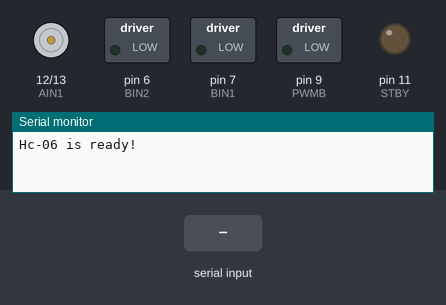
This sketch was run on a simulated Arduino Uno, built with avr-gcc and run on an emulated ATmega328P. On the bench: motor-driver pin pairs drawn as motors (green arrow = first pin HIGH = forward, orange = second pin HIGH = backward, longer = more drive, scaled by the enable pin, stopped while the standby pin is LOW), switched loads named in the sketch (green lamp = pin HIGH), output pins drawn as LEDs (lit = HIGH), the last lines printed to the serial monitor. Inputs (shaded band) come from the test bench.

Above: at 1.2 s.
1.3 s: "1" received over the second serial link
At 2.5 s:
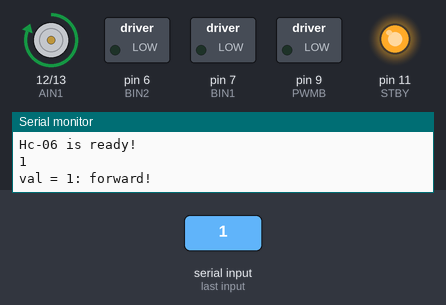
2.8 s: "0" received over the second serial link
At 3.8 s:
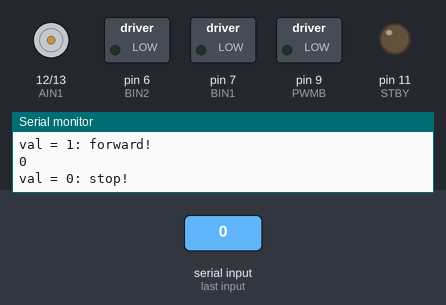
4.3 s: "2" received over the second serial link
At 4.9 s:
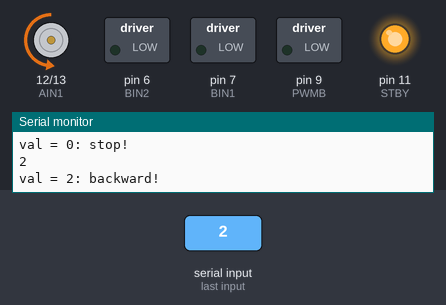
5.8 s: "0" received over the second serial link
At 6.1 s:
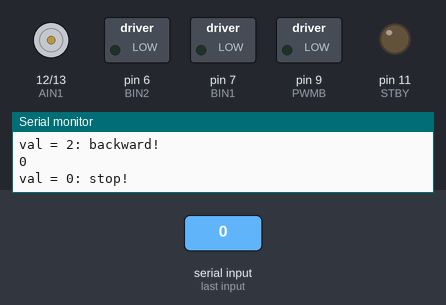
7.3 s: "1" received over the second serial link
At 8.4 s:
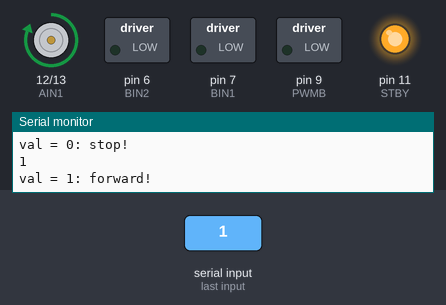
Timing chart, 0 to 9.8 s (numbered marks = the images above; inputs shaded):
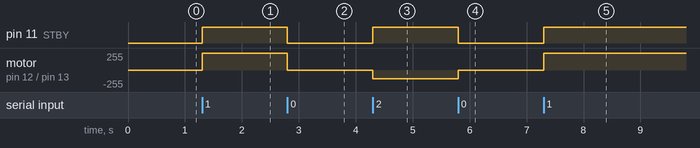

Measured:
- after the input at 1.3 s, pin 11 (STBY): LOW → HIGH at once; motor on pin 12 (AIN1) / pin 13 (AIN2): stopped → forward 255/255 at once
- after the input at 2.8 s, pin 11 (STBY): HIGH → LOW at once; motor on pin 12 (AIN1) / pin 13 (AIN2): forward 255/255 → stopped at once
- after the input at 4.3 s, pin 11 (STBY): LOW → HIGH at once; motor on pin 12 (AIN1) / pin 13 (AIN2): stopped → backward 128/255 at once
- after the input at 5.8 s, pin 11 (STBY): HIGH → LOW at once; motor on pin 12 (AIN1) / pin 13 (AIN2): backward 128/255 → stopped at once
- after the input at 7.3 s, pin 11 (STBY): LOW → HIGH at once; motor on pin 12 (AIN1) / pin 13 (AIN2): stopped → forward 255/255 at once

The sketch:

BT_and_Motor.ino
```cpp
#include <SoftwareSerial.h>
//使用软件串口，能将数字口模拟成串口
SoftwareSerial BT(2, 3);  //新建对象，板子的接收脚为2，发送脚为3
char val;  //存储接收的变量

int STBY = 11; //使能端
//Motor A
int PWMA = 10; //左电机PWM输出控制脚
int AIN1 = 12; //左电机正极
int AIN2 = 13; //左电机负极

//Motor B
int PWMB = 9; //右电机PWM输出控制脚
int BIN1 = 7; //右电机正极
int BIN2 = 6; //右电机负极

void stop();  // 停转控制函数
void runset(int motor, int speed, int direction);  //转动控制函数

void setup() {
  Serial.begin(9600);   //与电脑的串口连接
  Serial.println("Hc-06 is ready!");
  BT.begin(9600);  //设置波特率

  pinMode(STBY, OUTPUT);  // 引脚设置

  pinMode(PWMA, OUTPUT);
  pinMode(AIN1, OUTPUT);
  pinMode(AIN2, OUTPUT);

  pinMode(PWMB, OUTPUT);
  pinMode(BIN1, OUTPUT);
  pinMode(BIN2, OUTPUT);
}

void loop() {
  //如果串口接收到数据，就输出到蓝牙串口
  if (Serial.available()) {
    val = Serial.read();
    BT.print(val);
  }

  if (BT.available())
  {
    val = BT.read();
    Serial.println(val);

    if (val == '0')
    {
      stop();  // 0,停转
      Serial.println("val = 0: stop!");
    }
    else if (val == '1')
    {
      runset(1, 255, 1);  // 左电机全速正转
      Serial.println("val = 1: forward!");
    }
    else if (val == '2')
    {
      runset(1, 128, 0);  // 左电机半速反转
      Serial.println("val = 2: backward!");
      //      delay(2000);
    }

  }
}

void runset(int motor, int speed, int direction) {

  digitalWrite(STBY, HIGH); //使能驱动模块

  boolean Pin1 = LOW;
  boolean Pin2 = HIGH;

  if (direction == 1) {
    Pin1 = HIGH;
    Pin2 = LOW;
  }

  if (motor == 1) {
    digitalWrite(AIN1, Pin1);
    digitalWrite(AIN2, Pin2);
    analogWrite(PWMA, speed);
  }
  else {
    digitalWrite(BIN1, Pin1);
    digitalWrite(BIN2, Pin2);
    analogWrite(PWMB, speed);
  }
}

void stop() {
  digitalWrite(STBY, LOW);
}
```
